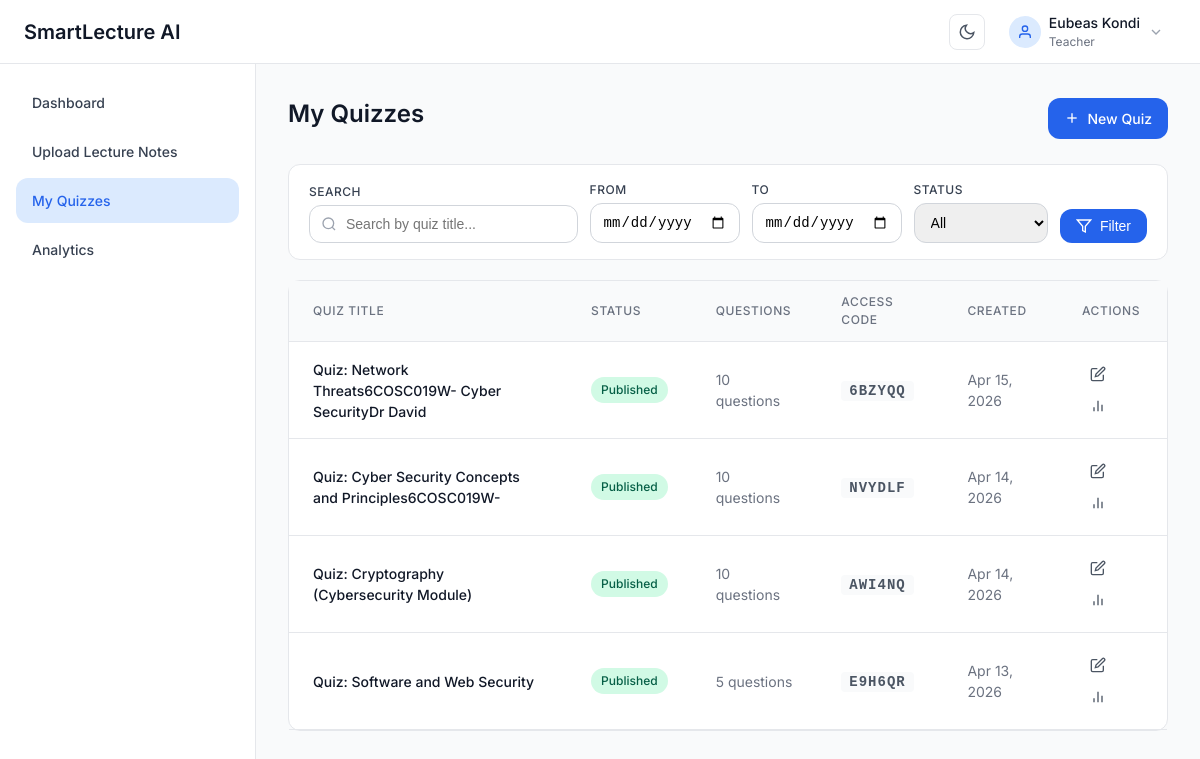
/teacher/my-quizzes/ (signed in), run on the app's committed database.
### quiz_app/models.py (models this page shows, shortened)
class User(AbstractUser):
    ROLE_CHOICES = [
        ('teacher', 'Teacher'),
        ('student', 'Student'),
    ]
    email = models.EmailField(unique=True)  # ✅ add this
    role = models.CharField(max_length=10, choices=ROLE_CHOICES)
    security_question = models.CharField(
        max_length=32, choices=SECURITY_QUESTIONS, blank=True, default=''
    )
    security_answer_hash = models.CharField(max_length=255, blank=True, default='')
    class Meta:
        db_table = 'users'

class Quiz(models.Model):
    STATUS_CHOICES = [
        ('draft', 'Draft'),
        ('published', 'Published'),
    ]
    title = models.CharField(max_length=255)
    teacher = models.ForeignKey(User, on_delete=models.CASCADE, related_name='quizzes')
    status = models.CharField(max_length=10, choices=STATUS_CHOICES, default='draft')
    time_limit = models.IntegerField(default=30, help_text='Time limit in minutes')
    pass_percentage = models.IntegerField(default=70, help_text='Minimum percentage to pass')
    access_code = models.CharField(max_length=6, unique=True, null=True, blank=True)
    share_token = models.CharField(max_length=12, unique=True, null=True, blank=True)
    created_at = models.DateTimeField(auto_now_add=True)
    updated_at = models.DateTimeField(auto_now=True)
    class Meta:
        db_table = 'quizzes'
        ordering = ['-created_at']
        verbose_name_plural = 'Quizzes'

### quiz_app/views.py (the view)
# urls.py: path("my-quizzes/", views.my_quizzes, name="my_quizzes"),
@login_required
def my_quizzes(request):
    role = (getattr(request.user, "role", "") or "").lower()
    if role != "teacher" and not request.user.is_superuser:
        return redirect("student:dashboard")
    quizzes = Quiz.objects.filter(teacher=request.user).order_by("-created_at")
    search = request.GET.get("q", "").strip()
    if search:
        quizzes = quizzes.filter(title__icontains=search)
    date_from = request.GET.get("date_from", "")
    date_to = request.GET.get("date_to", "")
    if date_from:
        quizzes = quizzes.filter(created_at__date__gte=date_from)
    if date_to:
        quizzes = quizzes.filter(created_at__date__lte=date_to)
    status = request.GET.get("status", "")
    if status in ("draft", "published"):
        quizzes = quizzes.filter(status=status)
    return render(request, "teacher/my_quizzes.html", {
        "show_sidebar": True,
        "quizzes": quizzes,
        "search": search,
        "date_from": date_from,
        "date_to": date_to,
        "status_filter": status,
    })

### templates/teacher/my_quizzes.html (shortened to what this page needs)
{% extends 'base.html' %}
{% load static %}
{% block content %}
<div class="page-container">
    <div class="page-header">
        <h2 class="page-title">My Quizzes</h2>
        <a href="{% url 'teacher:upload_notes' %}" class="btn btn-primary">
            <svg width="16" height="16" viewBox="0 0 24 24" fill="none" stroke="currentColor" stroke-width="2">
                <line x1="12" y1="5" x2="12" y2="19"></line>
                <line x1="5" y1="12" x2="19" y2="12"></line>
            </svg>
            New Quiz
        </a>
    </div>
    <div class="card" style="padding: 16px 20px; margin-bottom: 20px;">
        <form method="get" action="{% url 'teacher:my_quizzes' %}" id="filterForm">
            <div style="display: flex; gap: 12px; flex-wrap: wrap; align-items: flex-end;">
                <div style="flex: 2; min-width: 200px;">
                    <label class="form-label" style="font-size: 0.75rem; text-transform: uppercase; letter-spacing: 0.5px; margin-bottom: 4px;">Search</label>
                    <div style="position: relative;">
                        <input type="text" name="q" value="{{ search }}" placeholder="Search by quiz title..."
                               class="form-input" style="padding-left: 36px;">
                    </div>
                </div>
                <div style="flex: 1; min-width: 150px;">
                    <label class="form-label" style="font-size: 0.75rem; text-transform: uppercase; letter-spacing: 0.5px; margin-bottom: 4px;">From</label>
                    <input type="date" name="date_from" value="{{ date_from }}" class="form-input">
                </div>
                <div style="flex: 1; min-width: 150px;">
                    <label class="form-label" style="font-size: 0.75rem; text-transform: uppercase; letter-spacing: 0.5px; margin-bottom: 4px;">To</label>
                    <input type="date" name="date_to" value="{{ date_to }}" class="form-input">
                </div>
                <div style="flex: 1; min-width: 130px;">
                    <label class="form-label" style="font-size: 0.75rem; text-transform: uppercase; letter-spacing: 0.5px; margin-bottom: 4px;">Status</label>
                    <select name="status" class="form-input">
                        <option value="">All</option>
                    </select>
                </div>
                <div style="display: flex; gap: 8px;">
                    <button type="submit" class="btn btn-primary" style="padding: 9px 16px;">
                        <svg width="16" height="16" viewBox="0 0 24 24" fill="none" stroke="currentColor" stroke-width="2">
                            <polygon points="22 3 2 3 10 12.46 10 19 14 21 14 12.46 22 3"></polygon>
                        </svg>
                        Filter
                    </button>
                </div>
            </div>
        </form>
    </div>
    <div class="card">
        <div class="table-container">
            <table class="table">
                <thead>
                    <tr>
                        <th>Quiz Title</th>
                        <th>Status</th>
                        <th>Questions</th>
                        <th>Access Code</th>
                        <th>Created</th>
                        <th>Actions</th>
                    </tr>
                </thead>
                <tbody>
                    {% for quiz in quizzes %}
                    <tr>
                        <td class="font-medium">{{ quiz.title }}</td>
                        <td>
                            <span class="badge badge-{{ quiz.status }}">
                                {{ quiz.get_status_display }}
                            </span>
                        </td>
                        <td class="text-muted">{{ quiz.questions.count }} questions</td>
                        <td>
                            {% if quiz.status == 'published' %}
                            <code style="font-weight: 600; letter-spacing: 1px; background: var(--color-gray-50); padding: 2px 8px; border-radius: 4px;">{{ quiz.access_code }}</code>
                            {% else %}
                            <span class="text-muted">--</span>
                            {% endif %}
                        </td>
                        <td class="text-muted">{{ quiz.created_at|date:"M d, Y" }}</td>
                        <td>
                            <a href="{% url 'teacher:edit_questions' quiz.id %}" class="btn-icon" title="Edit">
                                <svg viewBox="0 0 24 24" fill="none" stroke="currentColor" stroke-width="2">
                                    <path d="M11 4H4a2 2 0 0 0-2 2v14a2 2 0 0 0 2 2h14a2 2 0 0 0 2-2v-7"></path>
                                    <path d="M18.5 2.5a2.121 2.121 0 0 1 3 3L12 15l-4 1 1-4 9.5-9.5z"></path>
                                </svg>
                            </a>
                            <a href="{% url 'teacher:analytics' quiz.id %}" class="btn-icon" title="Analytics">
                                <svg viewBox="0 0 24 24" fill="none" stroke="currentColor" stroke-width="2">
                                    <line x1="18" y1="20" x2="18" y2="10"></line>
                                    <line x1="12" y1="20" x2="12" y2="4"></line>
                                    <line x1="6" y1="20" x2="6" y2="14"></line>
                                </svg>
                            </a>
                        </td>
                    </tr>
                    {% endfor %}
                </tbody>
            </table>
        </div>
    </div>
</div>
{% endblock %}

### templates/components/navbar.html (shortened to what this page needs)
{% load static %}
<header class="navbar">
    <div class="navbar-container">
        <h1 class="navbar-title">SmartLecture AI</h1>
        <div class="navbar-profile" style="display: flex; align-items: center;">
            {% include 'components/theme_toggle.html' %}
            <div class="profile-dropdown" onclick="toggleDropdown()">
                <div class="profile-avatar">
                    <svg class="icon-user" viewBox="0 0 24 24" fill="none" stroke="currentColor" stroke-width="2">
                        <path d="M20 21v-2a4 4 0 0 0-4-4H8a4 4 0 0 0-4 4v2"></path>
                        <circle cx="12" cy="7" r="4"></circle>
                    </svg>
                </div>
                <div class="profile-info">
                    <div class="profile-name">{{ user.get_full_name|default:user.username }}</div>
                    <div class="profile-role">{{ user.role|title }}</div>
                </div>
                <svg class="icon-chevron" viewBox="0 0 24 24" fill="none" stroke="currentColor" stroke-width="2">
                    <polyline points="6 9 12 15 18 9"></polyline>
                </svg>
            </div>
        </div>
    </div>
</header>

### data on the page
User: get_full_name "Eubeas Kondi", role "Teacher"
Quiz: title "Quiz: Network Threats6COSC019W- Cyber SecurityDr David", status "Published", questions.count "10", access_code "6BZYQQ", created_at "Apr 15, 2026"
Quiz: title "Quiz: Cyber Security Concepts and Principles6COSC019W-", status "Published", questions.count "10", access_code "NVYDLF", created_at "Apr 14, 2026"
Quiz: title "Quiz: Cryptography (Cybersecurity Module)", status "Published", questions.count "10", access_code "AWI4NQ", created_at "Apr 14, 2026"
Quiz: title "Quiz: Software and Web Security", status "Published", questions.count "5", access_code "E9H6QR", created_at "Apr 13, 2026"
